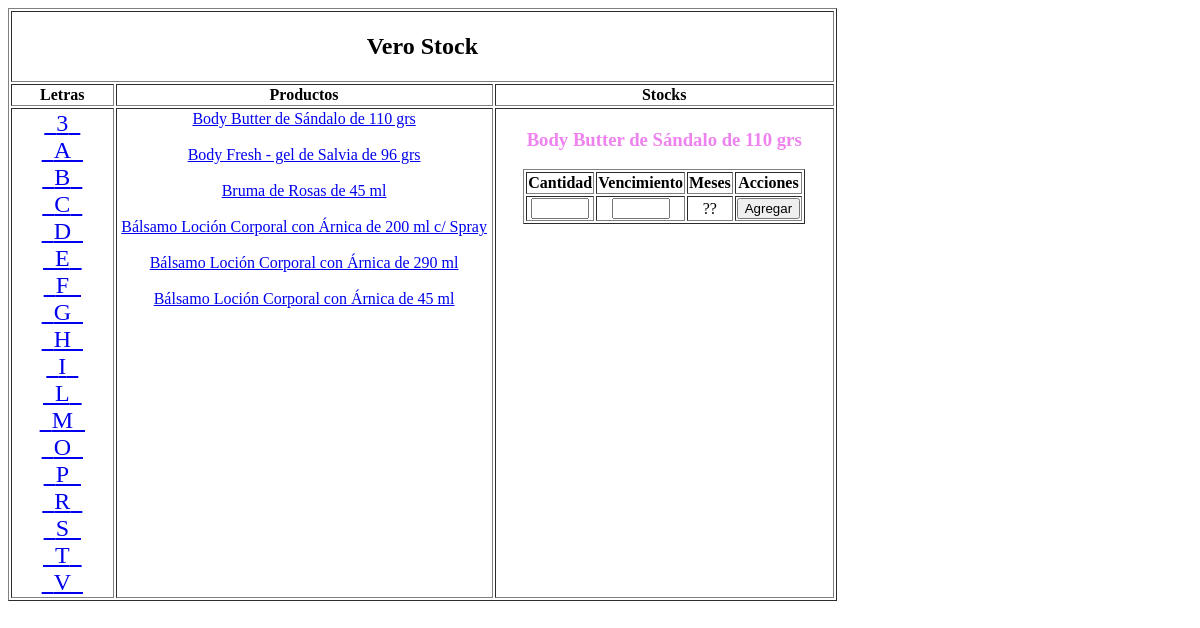
The app's page /letras/B/87, older data.
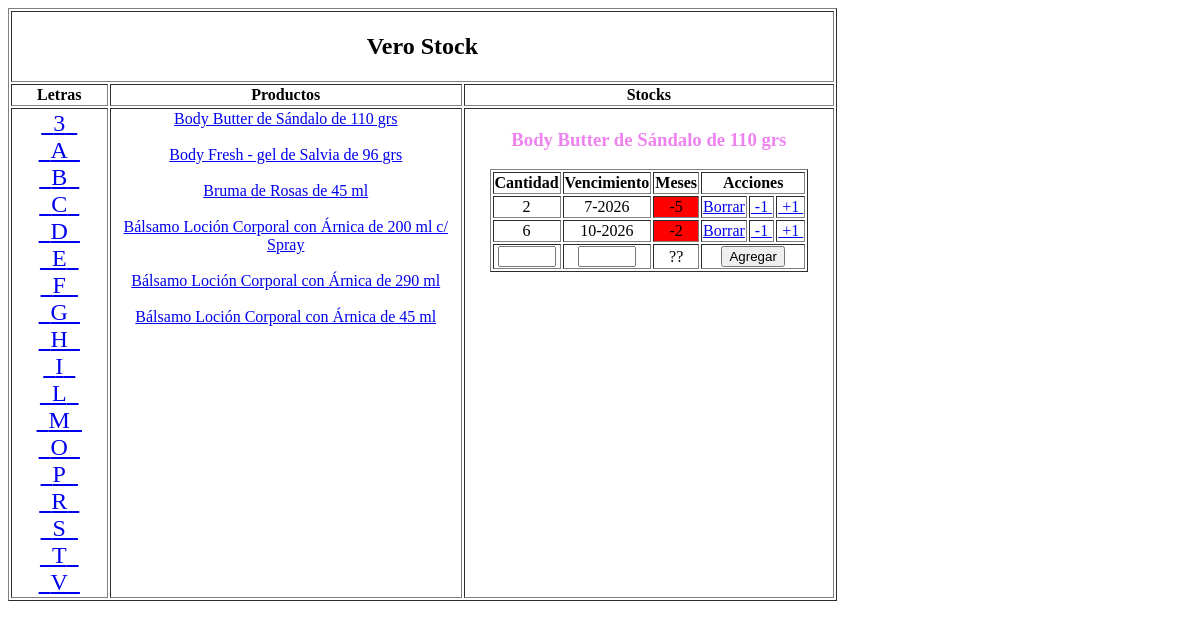
The same page, newer data.
### tables this page shows
CREATE TABLE "productos" (
	"id"	INTEGER NOT NULL UNIQUE,
	"producto"	INTEGER NOT NULL,
	"id_clase"	INTEGER NOT NULL,
	"id_subclase"	INTEGER,
	PRIMARY KEY("id"),
	FOREIGN KEY("id_clase") REFERENCES "clases"("id"),
	FOREIGN KEY("id_subclase") REFERENCES "subclases"("id")
);

CREATE TABLE "stocks" (
	"id"	INTEGER NOT NULL UNIQUE,
	"cantidad"	INTEGER NOT NULL,
	"fecha"	INTEGER NOT NULL,
	"id_producto"	INTEGER NOT NULL,
	PRIMARY KEY("id" AUTOINCREMENT),
	FOREIGN KEY("id_producto") REFERENCES "productos"("id")
);

### app.py (the view, shortened to what this page needs)
@app.route('/')
@app.route('/letras', methods=['GET', 'POST'])
@app.route('/letras/<letra>', methods=['GET', 'POST'])
@app.route('/letras/<letra>/<id_producto>', methods=['GET', 'POST'])
def letras(letra = None, id_producto = None):
	q1 = 'SELECT DISTINCT(SUBSTR(producto, 1, 1)) FROM productos ORDER BY producto'
	cursor.execute(q1)
	letras = cursor.fetchall()
	if (letra is not None):
		q1 = 'select * from productos where SUBSTR(producto, 1, 1) = "' + str(letra) + '" order by producto'
		cursor.execute(q1)
		productos = cursor.fetchall()
	else:
		productos = None
	if (id_producto is not None):
		q1 = 'select *, ' + \
			' (substr(fecha, instr(fecha, "-") + 1, 4) * 12 + substr(fecha, 1, instr(fecha, "-") - 1))  - (strftime("%Y", datetime()) * 12 + strftime("%m", datetime()))from stocks ' + \
			' where id_producto = ' + str(id_producto)
		cursor.execute(q1)
		stocks = cursor.fetchall()
	else:
		stocks = None
	ctx = { 'letras':letras, 'letra':letra, 'productos':productos, 'id_producto':id_producto, 'stocks':stocks }
	return(render_template('letras.html', **ctx))

### templates/letras.html (shortened to what this page needs)
<!DOCTYPE html>
<html lang="en">
<head>
</head>
<body>
	<form method="POST" action="">
	<table border="1px" style="width: 70%;">
		<tr> <th colspan="3" style="font-family: cursive;"><h2>Vero Stock</h2></th> </tr>
		<tr>
			<th style="width: 5%;">Letras</th>
			<th style="width: 20%;">Productos</th>
			<th style="width: 5%;">Stocks</th>
		</tr>
		<tr style="vertical-align: top; text-align: center;">
			<td>
				{% for letra in letras %}
					<a href="/letras/{{ letra[0] }}" style="font-size: x-large;">&nbsp&nbsp{{ letra[0] }}&nbsp&nbsp</a>
					<br>
				{% endfor %}
			</td>
			<td>
				{% if productos %}
					{% for producto in productos %}
						<a href="/letras/{{ producto[1][0] }}/{{ producto[0] }}">{{ producto[1] }}</a>
						<br>
						{% set lineas = ((loop.length / 10) + 1) | int %}
						{% if loop.index % lineas == 0 %}
							<br>
						{% endif %}
					{% endfor %}
				{% endif %}
			</td>
			<td>
				{% if stocks or id_producto %}
					{% for producto in productos %}
						{% if producto[0] | int == id_producto | int %}
							<h3 style="text-align: center; color: violet;">{{ producto[1] }}</h3>
						{% endif %}
					{% endfor %}
					<table border="1px" style="margin: 0 auto; margin-top: 0;">
						<tr style="vertical-align: top;">
							<th style="width: 5px;">Cantidad</th>
							<th style="width: 5px;">Vencimiento</th>
							<th style="width: 10px;">Meses</th>
							<th style="width: 5px;" colspan="3">Acciones</th>
						</tr>
						{% for stock in stocks %}
							<tr>
								<td style="text-align: center;"> {{ stock[1] | trim }} </td>
								<td style="text-align: center;"> {{ stock[2] | trim }} </td>
								<td style="text-align: center;" bgcolor=
									{% if stock[4] <=0 %} "red"
									{% elif stock[4] <=2 %} "yellow"
									{% else %} "green" {% endif %}> {{ stock[4] | trim }}
								</td>
								<td>
									<a href="/abmlet/B/{{ letra }}/{{ id_producto }}/{{ stock[0] }}">Borrar</a>
								</td>
								<td>
									<a href="/abmlet/D/{{ letra }}/{{ id_producto }}/{{ stock[0] }}">&nbsp-1&nbsp</a>
								</td>
								<td>
									<a href="/abmlet/I/{{ letra }}/{{ id_producto }}/{{ stock[0] }}">&nbsp+1&nbsp</a>
								</td>
							</tr>
						{% endfor %}
						<td>
							<input type="number" name="cantidad" style="width: 50px; text-align: right;">
						</td>
						<td>
							<input type="text" name="fecha" style="width: 50px; text-align: center;">
						</td>
						<td style="text-align: center;">??</td>
						<td colspan="3">
							<input type="submit" name="send" value="Agregar" />
						</td>
					</table>
				{% endif %}
			</td>
		</tr>
	</table>
</form>
</body>
</html>

Row changes from the older to the newer data that the page shows:
added stocks: cantidad "2", fecha "7-2026", stock "-5"
added stocks: cantidad "6", fecha "10-2026", stock "-2"
